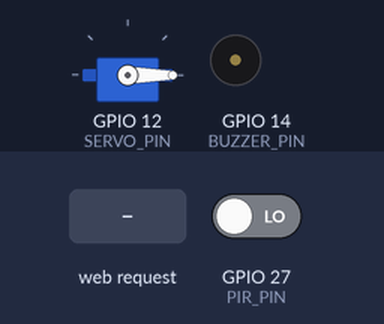
Bench run of a sketch on a simulated ESP32. Shown: servo, buzzer (waves = sounding, pin HIGH). Inputs (shaded band) come from the test bench; at power-on: GPIO 27 (PIR_PIN) LOW. WiFi joins after 1.5 s; servers stay silent unless stated; the local clock reads 2024-03-15 10:24:30 at power-on unless the sketch sets it; what the sketch prints to the serial monitor is not drawn.

Above: at 2.9 s.
3.0 s: HTTP request GET /feed received
At 3.4 s:
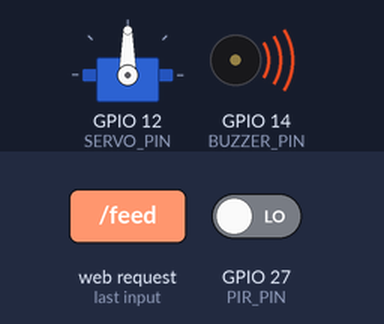
6.0 s: HTTP request GET /stop received
At 7.3 s:
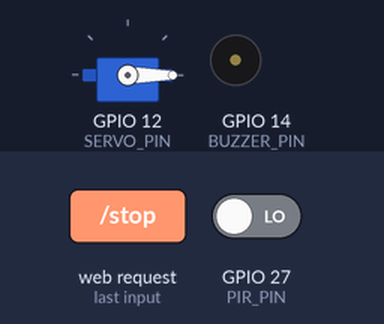
Timing chart, 0 to 9.0 s (numbered marks = the images above; inputs shaded):
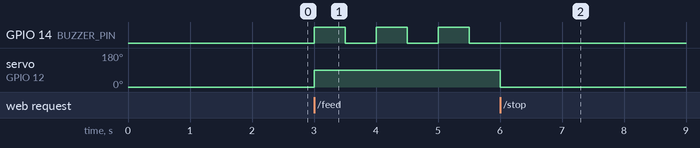

Measured:
- after the input at 3.0 s, GPIO 14 (BUZZER_PIN): alternates HIGH for 0.50 s and LOW for 0.50 s, starting at once; servo on GPIO 12 (SERVO_PIN): 0° → 90° at once
- after the input at 6.0 s, GPIO 14 (BUZZER_PIN): stops changing and stays LOW; servo on GPIO 12 (SERVO_PIN): 90° → 0° after 0.00 s instead of 7.0 s

The sketch:

catFeeder.ino
```cpp
#include <WiFi.h>
#include <WebServer.h>
#include <ESP32Servo.h>
#include <time.h>

// ======= WIFI SETTINGS =======
const char* WIFI_SSID = "DIGI-E01B";
const char* WIFI_PASS = "alexandra";
// ============================

// Bucharest timezone rule (DST aware)
const char* TZ_INFO = "EET-2EEST,M3.5.0/3,M10.5.0/4";
const char* NTP1 = "pool.ntp.org";
const char* NTP2 = "time.nist.gov";

// Pins
const int SERVO_PIN  = 12;   // if boot issues, change to 13
const int PIR_PIN    = 27;
const int BUZZER_PIN = 14;

// Servo angles
const int SERVO_CLOSED = 0;
const int SERVO_OPEN   = 90;

// FEED cycle
const unsigned long FEED_OPEN_MS = 10000; // 10 seconds

// CONFIRM motion filter
const unsigned long MOTION_CONFIRM_MS = 250; // PIR must be HIGH this long to count

// SLOW BUZZER pattern (reliable)
// (slower than your previous fast beeps)
const unsigned long BUZZ_ON_MS  = 500;
const unsigned long BUZZ_OFF_MS = 500;

WebServer server(80);
Servo myServo;

// ----- State -----
bool systemEnabled = true;

bool pirRaw = false;
bool motionConfirmed = false;

bool servoOpen = false;
bool buzzerOn = false;

enum Mode { MODE_AUTO, MODE_FEED };
Mode mode = MODE_AUTO;

// timers
unsigned long feedStartMs = 0;
unsigned long pirHighSinceMs = 0;

// buzzer timing
unsigned long buzzToggleMs = 0;

// graph logging
struct MoveEvent {
  uint32_t startEpoch;
  uint32_t durationSec;
};
const int MAX_EVENTS = 160;
MoveEvent events[MAX_EVENTS];
int eventCount = 0;
uint32_t openStartEpoch = 0;

//  Time helpers
uint32_t nowEpoch() {
  time_t t;
  time(&t);
  if (t < 100000) return 0;
  return (uint32_t)t;
}

String fmtTime(uint32_t epoch) {
  if (epoch == 0) return "NO_TIME";
  time_t t = (time_t)epoch;
  struct tm tm;
  localtime_r(&t, &tm);
  char buf[32];
  strftime(buf, sizeof(buf), "%H:%M:%S", &tm);
  return String(buf);
}

void addEvent(uint32_t startEpoch, uint32_t durationSec) {
  if (startEpoch == 0 || durationSec == 0) return;

  if (eventCount < MAX_EVENTS) {
    events[eventCount++] = { startEpoch, durationSec };
  } else {
    for (int i = 1; i < MAX_EVENTS; i++) events[i - 1] = events[i];
    events[MAX_EVENTS - 1] = { startEpoch, durationSec };
  }
}

//  Servo helpers
void setServo(bool open) {
  if (open == servoOpen) return;
  servoOpen = open;
  myServo.write(servoOpen ? SERVO_OPEN : SERVO_CLOSED);
}

void closeServoAndLogIfNeeded() {
  if (!servoOpen) return;

  setServo(false);
  uint32_t endEpoch = nowEpoch();
  if (openStartEpoch != 0 && endEpoch != 0 && endEpoch >= openStartEpoch) {
    addEvent(openStartEpoch, endEpoch - openStartEpoch);
  }
  openStartEpoch = 0;
}

void openServoAndMarkStartIfNeeded() {
  if (servoOpen) return;

  setServo(true);
  openStartEpoch = nowEpoch();
}

//  Buzzer (simple ON/OFF)
void buzzerWrite(bool on) {
  buzzerOn = on;
  digitalWrite(BUZZER_PIN, buzzerOn ? HIGH : LOW);
}

void buzzerStop() {
  buzzerWrite(false);
}

// During FEED mode: slow beep pattern
void buzzerUpdateFeedPattern() {
  unsigned long now = millis();

  if (buzzerOn) {
    if (now - buzzToggleMs >= BUZZ_ON_MS) {
      buzzToggleMs = now;
      buzzerWrite(false);
    }
  } else {
    if (now - buzzToggleMs >= BUZZ_OFF_MS) {
      buzzToggleMs = now;
      buzzerWrite(true);
    }
  }
}

//  Motion filter
void updateMotionFilter() {
  pirRaw = (digitalRead(PIR_PIN) == HIGH);
  unsigned long now = millis();

  if (pirRaw) {
    if (pirHighSinceMs == 0) pirHighSinceMs = now;
    motionConfirmed = (now - pirHighSinceMs >= MOTION_CONFIRM_MS);
  } else {
    pirHighSinceMs = 0;
    motionConfirmed = false;
  }
}

//  Control logic
void forceStopAll() {
  mode = MODE_AUTO;
  buzzerStop();
  closeServoAndLogIfNeeded();
}

void autoControlFromMotion(bool motion) {
  if (motion) openServoAndMarkStartIfNeeded();
  else closeServoAndLogIfNeeded();
}

// Feed cycle logic with your rule:
// after 10s, close ONLY if motion is DOWN; otherwise keep open and return to AUTO
void startFeedCycle() {
  if (!systemEnabled) return;

  mode = MODE_FEED;
  feedStartMs = millis();

  openServoAndMarkStartIfNeeded();

  // start slow buzzer pattern
  buzzerWrite(true);
  buzzToggleMs = millis();
}

void updateFeedCycle() {
  unsigned long now = millis();

  // slow beeps while feeding
  buzzerUpdateFeedPattern();

  // after 10 seconds:
  if (now - feedStartMs >= FEED_OPEN_MS) {
    // stop buzzer
    buzzerStop();

    // close only if motion is DOWN
    if (!motionConfirmed) {
      closeServoAndLogIfNeeded();
    }

    // return to AUTO
    mode = MODE_AUTO;
  }
}

//  Web UI
String pageHtml() {
  return R"rawliteral(
<!doctype html>
<html>
<head>
  <meta charset="utf-8" />
  <meta name="viewport" content="width=device-width,initial-scale=1" />
  <title>Cat Feeder</title>
  <style>
    :root{
      --bg1:#ff4da6;
      --bg2:#ff8fd1;
      --bg3:#ffd1ea;
      --card: rgba(255,255,255,.18);
      --card2: rgba(255,255,255,.12);
      --border: rgba(255,255,255,.35);
      --text:#1b1020;
      --muted: rgba(27,16,32,.72);
      --shadow: 0 18px 50px rgba(0,0,0,.18);
      --btnShadow: 0 10px 24px rgba(0,0,0,.18);
      --radius: 18px;
    }

    * { box-sizing: border-box; }
    body {
      margin: 0;
      font-family: ui-sans-serif, system-ui, -apple-system, Segoe UI, Roboto, Arial, sans-serif;
      color: var(--text);
      min-height: 100vh;
      display: flex;
      align-items: center;
      justify-content: center;
      padding: 18px;
      background: radial-gradient(1100px 600px at 20% 20%, var(--bg3), transparent 60%),
                  radial-gradient(900px 520px at 90% 10%, rgba(255,255,255,.45), transparent 55%),
                  linear-gradient(135deg, var(--bg1), var(--bg2));
    }

    .wrap { width: min(980px, 100%); }

    .topbar{
      display:flex;
      align-items:flex-end;
      justify-content:space-between;
      gap: 16px;
      margin-bottom: 14px;
    }

    h1{
      margin:0;
      font-size: 22px;
      letter-spacing: .2px;
    }

    .sub{
      margin-top: 6px;
      color: var(--muted);
      font-size: 13px;
      line-height: 1.35;
    }

    .clock{
      padding: 10px 12px;
      border-radius: 999px;
      background: rgba(255,255,255,.25);
      border: 1px solid rgba(255,255,255,.35);
      backdrop-filter: blur(10px);
      box-shadow: 0 10px 28px rgba(0,0,0,.10);
      font-size: 13px;
      color: rgba(27,16,32,.85);
      white-space: nowrap;
    }

    .card{
      background: var(--card);
      border: 1px solid var(--border);
      border-radius: var(--radius);
      box-shadow: var(--shadow);
      backdrop-filter: blur(14px);
      overflow: hidden;
    }

    .cardInner{
      padding: 16px;
      background: linear-gradient(180deg, rgba(255,255,255,.20), rgba(255,255,255,.10));
    }

    .grid{
      display:grid;
      grid-template-columns: 1fr 1fr;
      gap: 12px;
    }

    .panel{
      border-radius: 14px;
      background: rgba(255,255,255,.16);
      border: 1px solid rgba(255,255,255,.25);
      padding: 12px;
    }

    .row{
      display:flex;
      align-items:center;
      justify-content:space-between;
      gap: 10px;
      padding: 8px 0;
      border-bottom: 1px dashed rgba(255,255,255,.25);
    }
    .row:last-child{ border-bottom: 0; }

    .label{
      font-size: 13px;
      color: rgba(27,16,32,.80);
    }

    .pill{
      display:inline-flex;
      align-items:center;
      gap: 8px;
      padding: 8px 12px;
      border-radius: 999px;
      font-size: 13px;
      border: 1px solid rgba(255,255,255,.35);
      background: rgba(255,255,255,.22);
      white-space: nowrap;
      min-width: 148px;
      justify-content:center;
    }

    .dot{
      width: 9px;
      height: 9px;
      border-radius: 50%;
      background: rgba(255,255,255,.8);
      box-shadow: 0 0 0 3px rgba(255,255,255,.25);
    }

    .ok .dot{ background: #19c37d; }
    .warn .dot{ background: #ffb020; }
    .bad .dot{ background: #ff3b6b; }

    .pillText{ font-weight: 650; letter-spacing: .2px; }

    .controls{
      display:flex;
      flex-wrap: wrap;
      gap: 10px;
      margin-top: 12px;
    }

    button{
      border: 0;
      padding: 11px 14px;
      border-radius: 14px;
      cursor: pointer;
      font-weight: 700;
      font-size: 14px;
      letter-spacing: .2px;
      box-shadow: var(--btnShadow);
      transition: transform .08s ease, filter .12s ease;
      color: rgba(27,16,32,.92);
      background: rgba(255,255,255,.75);
    }
    button:hover{ filter: brightness(1.02); }
    button:active{ transform: translateY(1px); }

    .primary{
      background: linear-gradient(135deg, rgba(255,255,255,.92), rgba(255,255,255,.55));
    }
    .danger{
      background: linear-gradient(135deg, rgba(255,59,107,.95), rgba(255,140,180,.75));
      color: white;
    }
    .success{
      background: linear-gradient(135deg, rgba(25,195,125,.95), rgba(160,255,216,.70));
      color: #08301f;
    }
    .ghost{
      background: rgba(255,255,255,.45);
    }

    .chartWrap{
      margin-top: 12px;
      border-radius: 16px;
      background: rgba(255,255,255,.16);
      border: 1px solid rgba(255,255,255,.25);
      padding: 12px;
    }

    canvas{
      width: 100%;
      height: 290px;
      display:block;
      border-radius: 12px;
      background: rgba(255,255,255,.40);
    }

    .hint{
      margin-top: 10px;
      font-size: 12px;
      color: rgba(27,16,32,.72);
      line-height: 1.35;
    }

    @media (max-width: 820px){
      .grid{ grid-template-columns: 1fr; }
      .pill{ min-width: 0; width: 100%; }
    }
  </style>
</head>

<body>
  <div class="wrap">
    <div class="topbar">
      <div>
        <h1>ESP32 Cat Feeder</h1>
        <div class="sub">
          Auto mode uses motion confirmation. Feed Now opens for 10s, then closes only if motion is LOW.
        </div>
      </div>
      <div class="clock">
        Time: <span id="time">--:--:--</span>
      </div>
    </div>

    <div class="card">
      <div class="cardInner">
        <div class="grid">
          <div class="panel">
            <div class="row">
              <div class="label">System</div>
              <div id="sysPill" class="pill">
                <span class="dot"></span>
                <span class="pillText" id="sys">...</span>
              </div>
            </div>

            <div class="row">
              <div class="label">Mode</div>
              <div id="modePill" class="pill">
                <span class="dot"></span>
                <span class="pillText" id="mode">...</span>
              </div>
            </div>

            <div class="row">
              <div class="label">PIR raw</div>
              <div id="pirRawPill" class="pill">
                <span class="dot"></span>
                <span class="pillText" id="pirraw">...</span>
              </div>
            </div>

            <div class="row">
              <div class="label">Motion confirmed</div>
              <div id="motionPill" class="pill">
                <span class="dot"></span>
                <span class="pillText" id="motion">...</span>
              </div>
            </div>
          </div>

          <div class="panel">
            <div class="row">
              <div class="label">Gate / Servo</div>
              <div id="servoPill" class="pill">
                <span class="dot"></span>
                <span class="pillText" id="servo">...</span>
              </div>
            </div>

            <div class="row">
              <div class="label">Buzzer</div>
              <div id="buzzPill" class="pill">
                <span class="dot"></span>
                <span class="pillText" id="buzz">...</span>
              </div>
            </div>

            <div class="controls">
              <button class="success" onclick="startSys()">START</button>
              <button class="danger" onclick="stopSys()">STOP</button>
              <button class="primary" onclick="feedNow()">FEED NOW (10s)</button>
              <button class="ghost" onclick="closeNow()">CLOSE NOW</button>
            </div>

            <div class="hint">
              STOP disables the system and forces the gate closed. CLOSE NOW closes the gate immediately in any mode.
            </div>
          </div>
        </div>

        <div class="chartWrap">
          <canvas id="chart" width="1200" height="320"></canvas>
          <div class="hint">
            Graph: x = time of day, y = seconds the gate stayed open (each bar = one session).
          </div>
        </div>

      </div>
    </div>
  </div>

<script>
  async function getStatus(){
    const r = await fetch('/status', {cache:'no-store'});
    return await r.json();
  }
  async function getLog(){
    const r = await fetch('/log', {cache:'no-store'});
    return await r.json();
  }

  function setPill(pillId, textId, text, level){
    const pill = document.getElementById(pillId);
    pill.classList.remove('ok','warn','bad');
    pill.classList.add(level);
    document.getElementById(textId).textContent = text;
  }

  function hmsToSec(hms){
    const parts = hms.split(':').map(Number);
    if (parts.length !== 3) return 0;
    return parts[0]*3600 + parts[1]*60 + parts[2];
  }

  function drawChart(events) {
    const c = document.getElementById('chart');
    const ctx = c.getContext('2d');

    ctx.clearRect(0,0,c.width,c.height);

    const padL=62,padR=18,padT=16,padB=46;
    const w=c.width-padL-padR, h=c.height-padT-padB;

    let maxDur=1;
    for(const e of events) maxDur=Math.max(maxDur, e.duration_sec);

    // soft grid
    ctx.strokeStyle='rgba(0,0,0,0.08)';
    ctx.lineWidth=1;
    for(let i=0;i<=5;i++){
      const y=padT+(h*i/5);
      ctx.beginPath(); ctx.moveTo(padL,y); ctx.lineTo(padL+w,y); ctx.stroke();
    }

    // axes
    ctx.strokeStyle='rgba(0,0,0,0.25)';
    ctx.lineWidth=2;
    ctx.beginPath();
    ctx.moveTo(padL,padT);
    ctx.lineTo(padL,padT+h);
    ctx.lineTo(padL+w,padT+h);
    ctx.stroke();

    // y labels
    ctx.fillStyle='rgba(0,0,0,0.65)';
    ctx.font='14px Arial';
    ctx.fillText('sec', 14, padT+14);

    ctx.fillStyle='rgba(0,0,0,0.55)';
    ctx.font='12px Arial';
    for(let i=0;i<=5;i++){
      const val=Math.round(maxDur*(5-i)/5);
      const y=padT+(h*i/5);
      ctx.fillText(String(val), 20, y+4);
    }

    // x ticks
    const ticks=['00:00','06:00','12:00','18:00','24:00'];
    ctx.fillStyle='rgba(0,0,0,0.55)';
    ctx.font='12px Arial';
    for(let i=0;i<5;i++){
      const x=padL+(w*i/4);
      ctx.fillText(ticks[i], x-18, padT+h+30);
    }

    // bars
    ctx.fillStyle='rgba(255,77,166,0.85)';
    const barW=Math.max(3, Math.floor(w/160));
    for(const e of events){
      const xSec=hmsToSec(e.start_hms);
      const x=padL+(xSec/86400)*w;
      const barH=(e.duration_sec/maxDur)*h;
      const y=padT+h-barH;
      ctx.fillRect(x, y, barW, barH);
    }
  }

  async function refresh(){
    try{
      const s = await getStatus();
      document.getElementById('time').textContent = s.local_time || '--:--:--';

      setPill('sysPill','sys', s.enabled ? 'ENABLED' : 'STOPPED', s.enabled ? 'ok' : 'bad');
      setPill('modePill','mode', s.mode || '...', (s.mode && s.mode.indexOf('FEED')>=0) ? 'warn' : 'ok');

      setPill('pirRawPill','pirraw', s.pir_raw ? 'HIGH' : 'LOW', s.pir_raw ? 'warn' : 'ok');
      setPill('motionPill','motion', s.motion ? 'YES' : 'NO', s.motion ? 'ok' : 'ok');

      setPill('servoPill','servo', s.servo_open ? 'OPEN (90°)' : 'CLOSED (0°)', s.servo_open ? 'warn' : 'ok');
      setPill('buzzPill','buzz', s.buzzer ? 'ON' : 'OFF', s.buzzer ? 'warn' : 'ok');

      const log = await getLog();
      drawChart(log.events || []);
    } catch(e) {
      // If unreachable, show stopped-ish UI
      setPill('sysPill','sys', 'OFFLINE', 'bad');
    }
  }

  async function startSys(){ await fetch('/start', {cache:'no-store'}); refresh(); }
  async function stopSys(){ await fetch('/stop', {cache:'no-store'}); refresh(); }
  async function feedNow(){ await fetch('/feed', {cache:'no-store'}); refresh(); }
  async function closeNow(){ await fetch('/close', {cache:'no-store'}); refresh(); }

  setInterval(refresh, 1200);
  refresh();
</script>
</body>
</html>
)rawliteral";
}


//  Web handlers
void handleRoot() { server.send(200, "text/html", pageHtml()); }

void handleStatus() {
  String t = fmtTime(nowEpoch());
  String m = (mode == MODE_FEED) ? "FEED (10s)" : "AUTO (PIR)";

  String json = "{";
  json += "\"enabled\":" + String(systemEnabled ? "true" : "false") + ",";
  json += "\"mode\":\"" + m + "\",";
  json += "\"pir_raw\":" + String(pirRaw ? "true" : "false") + ",";
  json += "\"motion\":" + String(motionConfirmed ? "true" : "false") + ",";
  json += "\"servo_open\":" + String(servoOpen ? "true" : "false") + ",";
  json += "\"buzzer\":" + String(buzzerOn ? "true" : "false") + ",";
  json += "\"local_time\":\"" + t + "\"";
  json += "}";
  server.send(200, "application/json", json);
}

void handleLog() {
  String json = "{";
  json += "\"count\":" + String(eventCount) + ",";
  json += "\"events\":[";
  for (int i = 0; i < eventCount; i++) {
    if (i) json += ",";
    json += "{";
    json += "\"start_epoch\":" + String(events[i].startEpoch) + ",";
    json += "\"start_hms\":\"" + fmtTime(events[i].startEpoch) + "\",";
    json += "\"duration_sec\":" + String(events[i].durationSec);
    json += "}";
  }
  json += "]}";
  server.send(200, "application/json", json);
}

void handleStart() { systemEnabled = true; server.send(200, "text/plain", "OK"); }

void handleStop() {
  systemEnabled = false;
  forceStopAll(); // closes servo + buzzer off
  server.send(200, "text/plain", "OK");
}

void handleFeed() {
  if (systemEnabled) startFeedCycle();
  server.send(200, "text/plain", "OK");
}

void handleClose() {
  // FORCE CLOSE NOW
  mode = MODE_AUTO;
  buzzerStop();
  closeServoAndLogIfNeeded();
  server.send(200, "text/plain", "OK");
}

//  Time setup
void setupTime() {
  setenv("TZ", TZ_INFO, 1);
  tzset();
  configTime(0, 0, NTP1, NTP2);

  Serial.print("Syncing time");
  for (int i = 0; i < 30; i++) {
    if (nowEpoch() != 0) {
      Serial.println("\nTime synced.");
      return;
    }
    delay(300);
    Serial.print(".");
  }
  Serial.println("\nTime not synced yet (timestamps may show NO_TIME until sync).");
}

void setup() {
  Serial.begin(115200);
  delay(200);

  pinMode(PIR_PIN, INPUT);
  pinMode(BUZZER_PIN, OUTPUT);
  buzzerStop();

  myServo.setPeriodHertz(50);
  myServo.attach(SERVO_PIN, 500, 2400);
  myServo.write(SERVO_CLOSED);

  WiFi.mode(WIFI_STA);
  WiFi.begin(WIFI_SSID, WIFI_PASS);

  Serial.print("Connecting WiFi");
  unsigned long start = millis();
  while (WiFi.status() != WL_CONNECTED) {
    delay(300);
    Serial.print(".");
    if (millis() - start > 30000) break;
  }
  Serial.println();

  if (WiFi.status() == WL_CONNECTED) {
    Serial.print("IP: ");
    Serial.println(WiFi.localIP());
  } else {
    Serial.println("WiFi FAILED (check SSID/PASS and 2.4GHz).");
  }

  setupTime();

  server.on("/", HTTP_GET, handleRoot);
  server.on("/status", HTTP_GET, handleStatus);
  server.on("/log", HTTP_GET, handleLog);
  server.on("/start", HTTP_GET, handleStart);
  server.on("/stop", HTTP_GET, handleStop);
  server.on("/feed", HTTP_GET, handleFeed);
  server.on("/close", HTTP_GET, handleClose);

  server.begin();
  Serial.println("Web server started.");
}

void loop() {
  server.handleClient();

  // update PIR + confirmed motion
  updateMotionFilter();

  if (!systemEnabled) return;

  if (mode == MODE_FEED) {
    updateFeedCycle();
  } else {
    autoControlFromMotion(motionConfirmed);
  }
}
```
